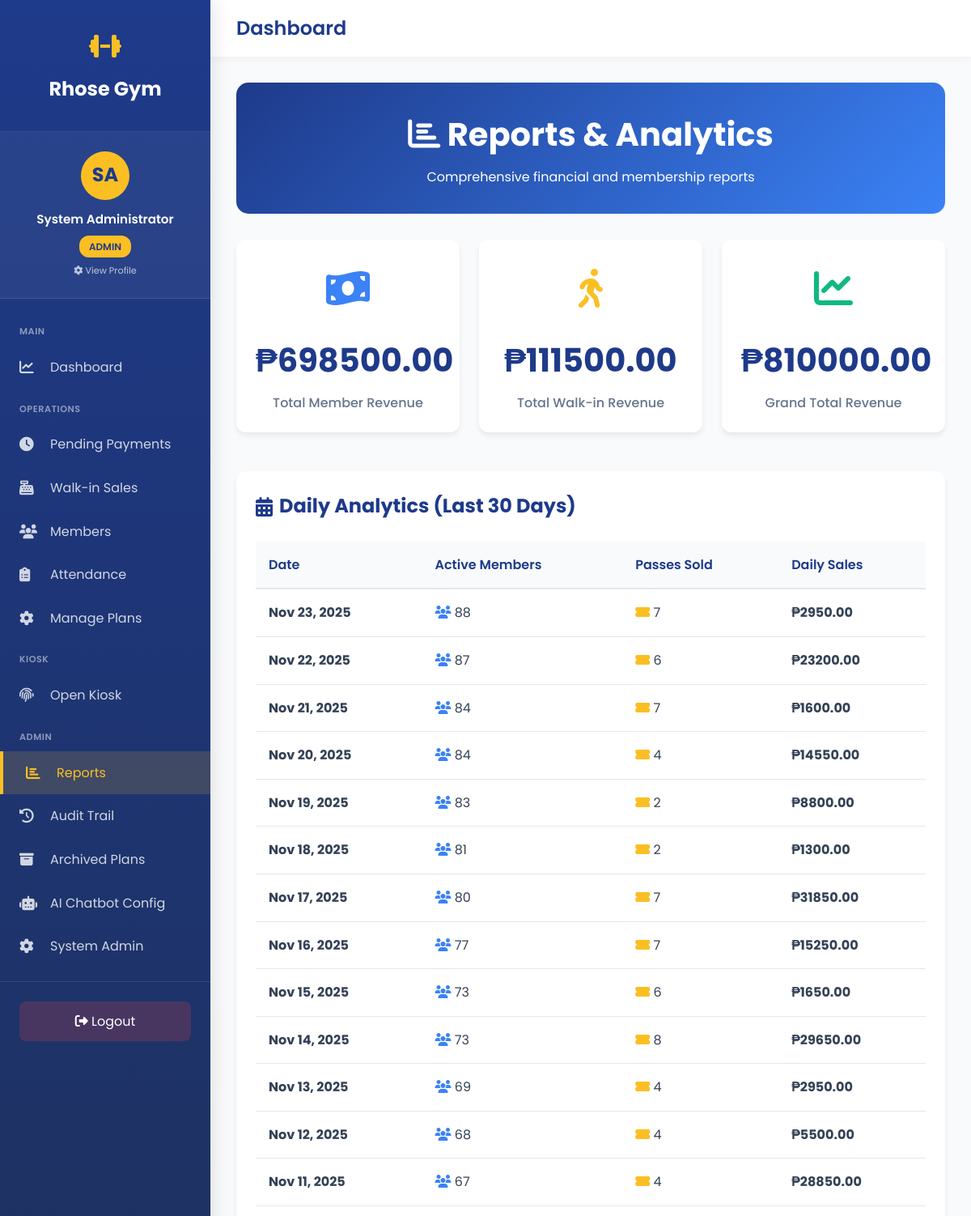
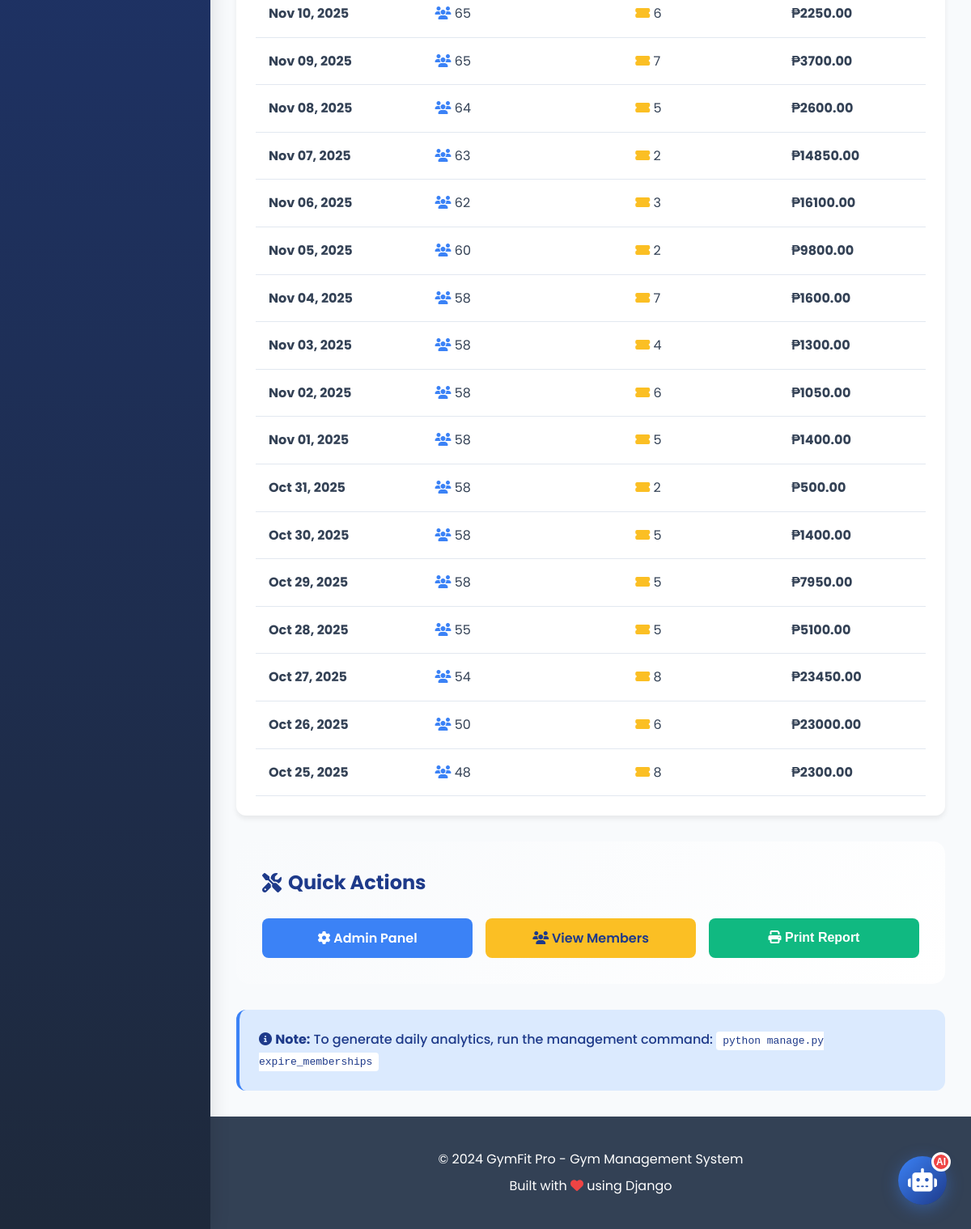
/reports/ (signed in), run on the app's committed database (2 pictures, top to bottom).
### gym_app/models.py (models this page shows, shortened)
class User(AbstractUser):
    ROLE_CHOICES = [
        ('admin', 'Admin'),
        ('staff', 'Staff'),
        ('member', 'Member'),
    ]
    role = models.CharField(max_length=10, choices=ROLE_CHOICES, default='member')
    mobile_no = models.CharField(max_length=20, blank=True, null=True)
    address = models.TextField(blank=True, null=True)
    birthdate = models.DateField(blank=True, null=True)
    age = models.IntegerField(blank=True, null=True)
    profile_image = models.ImageField(
        upload_to='profile_images/',
        blank=True,
        null=True,
        help_text="Profile picture"
    )
    kiosk_pin = models.CharField(
        max_length=6,
        blank=True,
        null=True,
        unique=True,
        help_text="6-digit PIN for kiosk check-in/out",
        verbose_name="Kiosk PIN"
    )
    created_at = models.DateTimeField(auto_now_add=True)
    updated_at = models.DateTimeField(auto_now=True)
    class Meta:
        db_table = 'users'
        verbose_name = 'User'
        verbose_name_plural = 'Users'
    def is_admin(self):
        return self.role == 'admin' or self.is_superuser

class Analytics(models.Model):
    date = models.DateField(unique=True)
    total_members = models.IntegerField(default=0)
    total_passes = models.IntegerField(default=0)
    total_sales = models.DecimalField(max_digits=10, decimal_places=2, default=Decimal('0.00'))
    age_group = models.CharField(max_length=20, blank=True, null=True)
    created_at = models.DateTimeField(auto_now_add=True)
    class Meta:
        db_table = 'analytics'
        verbose_name = 'Analytics'
        verbose_name_plural = 'Analytics'
        ordering = ['-date']
    @classmethod
    def generate_daily_report(cls, target_date=None):
        if target_date is None:
            target_date = date.today()
        active_members = UserMembership.objects.filter(
            status='active',
            start_date__lte=target_date,
            end_date__gte=target_date
        ).count()
        passes_sold = WalkInPayment.objects.filter(
            payment_date__date=target_date
        ).count()
        member_sales = Payment.objects.filter(
            payment_date__date=target_date
        ).aggregate(total=models.Sum('amount'))['total'] or Decimal('0.00')
        walkin_sales = WalkInPayment.objects.filter(
            payment_date__date=target_date
        ).aggregate(total=models.Sum('amount'))['total'] or Decimal('0.00')
        total_sales = member_sales + walkin_sales
        analytics, created = cls.objects.update_or_create(
            date=target_date,
            defaults={
                'total_members': active_members,
                'total_passes': passes_sold,
                'total_sales': total_sales,
            }
        )
        return analytics

### gym_app/views.py (the view)
# urls.py: path('reports/', views.reports_view, name='reports'),
@login_required
def reports_view(request):
    if not request.user.is_admin():
        messages.error(request, 'Access denied.')
        return redirect('dashboard')
    Analytics.generate_daily_report()
    recent_analytics = Analytics.objects.all()[:30]
    total_revenue = Payment.objects.aggregate(
        total=Sum('amount')
    )['total'] or Decimal('0.00')
    total_walkin_revenue = WalkInPayment.objects.aggregate(
        total=Sum('amount')
    )['total'] or Decimal('0.00')
    grand_total = total_revenue + total_walkin_revenue
    context = {
        'recent_analytics': recent_analytics,
        'total_revenue': total_revenue,
        'total_walkin_revenue': total_walkin_revenue,
        'grand_total': grand_total,
    }
    return render(request, 'gym_app/reports.html', context)

### gym_app/templates/gym_app/reports.html (shortened to what this page needs)
{% extends 'gym_app/base_sidebar.html' %}
{% block content %}
{% load static %}
<link rel="stylesheet" href="{% static 'gym_app/css/pages/reports.css' %}">
<div class="page-header">
    <h1><i class="fas fa-chart-bar"></i> Reports & Analytics</h1>
    <p>Comprehensive financial and membership reports</p>
</div>
<div class="stats-grid">
    <div class="stat-card">
        <div class="stat-icon blue">
            <i class="fas fa-money-bill-wave"></i>
        </div>
        <div class="stat-number">₱{{ total_revenue|floatformat:2 }}</div>
        <div class="stat-label">Total Member Revenue</div>
    </div>
    <div class="stat-card">
        <div class="stat-icon gold">
            <i class="fas fa-walking"></i>
        </div>
        <div class="stat-number">₱{{ total_walkin_revenue|floatformat:2 }}</div>
        <div class="stat-label">Total Walk-in Revenue</div>
    </div>
    <div class="stat-card">
        <div class="stat-icon green">
            <i class="fas fa-chart-line"></i>
        </div>
        <div class="stat-number">₱{{ grand_total|floatformat:2 }}</div>
        <div class="stat-label">Grand Total Revenue</div>
    </div>
</div>
<div class="table-container">
    <h2 class="section-title">
        <i class="fas fa-calendar-alt"></i>
        Daily Analytics (Last 30 Days)
    </h2>
    {% if recent_analytics %}
    <table>
        <thead>
            <tr>
                <th>Date</th>
                <th>Active Members</th>
                <th>Passes Sold</th>
                <th>Daily Sales</th>
            </tr>
        </thead>
        <tbody>
            {% for analytics in recent_analytics %}
            <tr>
                <td><strong>{{ analytics.date|date:"M d, Y" }}</strong></td>
                <td>
                    <i class="fas fa-users" style="color: var(--secondary-blue);"></i>
                    {{ analytics.total_members }}
                </td>
                <td>
                    <i class="fas fa-ticket-alt" style="color: var(--gold);"></i>
                    {{ analytics.total_passes }}
                </td>
                <td><strong>₱{{ analytics.total_sales|floatformat:2 }}</strong></td>
            </tr>
            {% endfor %}
        </tbody>
    </table>
    {% else %}
    <div class="empty-state">
        <i class="fas fa-chart-line"></i>
        <p>No analytics data available</p>
        <small>Run the management command to generate daily reports</small>
    </div>
    {% endif %}
</div>
<div style="background: linear-gradient(135deg, var(--light-bg) 0%, var(--white) 100%); padding: 2rem; border-radius: 15px;">
    <h2 class="section-title">
        <i class="fas fa-tools"></i>
        Quick Actions
    </h2>
    <div style="display: grid; grid-template-columns: repeat(auto-fit, minmax(200px, 1fr)); gap: 1rem;">
        <a href="/admin/" class="btn btn-primary" style="text-decoration: none; text-align: center;">
            <i class="fas fa-cog"></i> Admin Panel
        </a>
        <a href="{% url 'members_list' %}" class="btn btn-gold" style="text-decoration: none; text-align: center;">
            <i class="fas fa-users"></i> View Members
        </a>
        <button onclick="window.print()" class="btn btn-success" style="border: none;">
            <i class="fas fa-print"></i> Print Report
        </button>
    </div>
</div>
<div style="background: #dbeafe; padding: 1.5rem; border-radius: 12px; margin-top: 2rem; border-left: 4px solid var(--secondary-blue);">
    <p style="margin: 0; color: var(--primary-blue); font-weight: 500;">
        <i class="fas fa-info-circle"></i>
        <strong>Note:</strong> To generate daily analytics, run the management command:
        <code style="background: var(--white); padding: 0.25rem 0.5rem; border-radius: 4px;">python manage.py expire_memberships</code>
    </p>
</div>
{% endblock %}

### gym_app/templates/gym_app/base_sidebar.html (shortened to what this page needs)
<!DOCTYPE html>
<html lang="en">
<head>
    <link rel="stylesheet" href="https://cdnjs.cloudflare.com/ajax/libs/font-awesome/6.4.0/css/all.min.css">
</head>
<body class="has-sidebar">
    <aside class="sidebar" id="sidebar">
        <div class="sidebar-header">
            <div class="sidebar-logo">
                <i class="fas fa-dumbbell"></i>
            </div>
            <a href="{% url 'home' %}" class="sidebar-brand">Rhose Gym</a>
        </div>
        <a href="{% url 'profile_settings' %}" class="sidebar-user">
            <div class="sidebar-user-avatar">
                {% if user.profile_image %}
                    <img src="{{ user.profile_image.url }}" alt="{{ user.get_full_name }}" class="sidebar-user-avatar-img">
                {% else %}
                    {{ user.first_name|first|upper }}{{ user.last_name|first|upper }}
                {% endif %}
            </div>
            <div class="sidebar-user-name">{{ user.get_full_name|default:user.username }}</div>
            <div style="text-align: center; margin-top: 0.5rem;">
                <span class="sidebar-user-role">{{ user.role }}</span>
            </div>
            <div style="text-align: center; margin-top: 0.5rem; font-size: 0.7rem; opacity: 0.7;">
                <i class="fas fa-cog"></i> View Profile
            </div>
        </a>
            <nav class="sidebar-menu">
            <div class="sidebar-section">Main</div>
            <a href="{% url 'dashboard' %}" {% if request.path == '/dashboard/' %}class="active"{% endif %}>
                <i class="fas fa-chart-line"></i>
                <span>Dashboard</span>
            </a>
            <div class="sidebar-section">Operations</div>
            <a href="{% url 'pending_payments' %}" {% if 'pending-payments' in request.path %}class="active"{% endif %}>
                <i class="fas fa-clock"></i>
                <span>Pending Payments</span>
            </a>
            <a href="{% url 'walkin_purchase' %}" {% if 'walkin' in request.path %}class="active"{% endif %}>
                <i class="fas fa-cash-register"></i>
                <span>Walk-in Sales</span>
            </a>
            <a href="{% url 'members_list' %}" {% if 'members' in request.path %}class="active"{% endif %}>
                <i class="fas fa-users"></i>
                <span>Members</span>
            </a>
            <a href="{% url 'attendance_report' %}" {% if 'attendance' in request.path %}class="active"{% endif %}>
                <i class="fas fa-clipboard-list"></i>
                <span>Attendance</span>
            </a>
            <a href="{% url 'manage_plans' %}" {% if 'manage-plans' in request.path %}class="active"{% endif %}>
                <i class="fas fa-cog"></i>
                <span>Manage Plans</span>
            </a>
            <div class="sidebar-section">Kiosk</div>
            <a href="{% url 'kiosk_login' %}" target="_blank">
                <i class="fas fa-fingerprint"></i>
                <span>Open Kiosk</span>
            </a>
            {% if user.is_admin %}
            <div class="sidebar-section">Admin</div>
            <a href="{% url 'reports' %}" {% if 'reports' in request.path %}class="active"{% endif %}>
                <i class="fas fa-chart-bar"></i>
                <span>Reports</span>
            </a>
            <a href="{% url 'audit_trail' %}" {% if 'audit' in request.path %}class="active"{% endif %}>
                <i class="fas fa-history"></i>
                <span>Audit Trail</span>
            </a>
            <a href="{% url 'archived_plans' %}" {% if 'archived-plans' in request.path %}class="active"{% endif %}>
                <i class="fas fa-archive"></i>
                <span>Archived Plans</span>
            </a>
            <a href="{% url 'chatbot_config' %}" {% if 'chatbot-config' in request.path %}class="active"{% endif %}>
                <i class="fas fa-robot"></i>
                <span>AI Chatbot Config</span>
            </a>
            <a href="/admin/" target="_blank">
                <i class="fas fa-cog"></i>
                <span>System Admin</span>
            </a>
            {% endif %}
        </nav>
        <div class="sidebar-footer">
            <a href="{% url 'logout' %}">
                <i class="fas fa-sign-out-alt"></i> Logout
            </a>
        </div>
    </aside>
    <div class="main-wrapper">
        <div class="top-navbar">
            <div class="top-navbar-left">
                <h1>{% block page_title %}Dashboard{% endblock %}</h1>
            </div>
        </div>
        <main class="main-content">
            {% block content %}{% endblock %}
        </main>
        <footer class="footer">
            <div class="container">
                <p>&copy; 2024 GymFit Pro - Gym Management System</p>
                <p>Built with <i class="fas fa-heart" style="color: var(--danger);"></i> using Django</p>
            </div>
        </footer>
    </div>
<button class="chat-widget-button" id="chatWidgetToggle" title="Chat with FitBot">
    <i class="fas fa-robot"></i>
    <span class="chat-widget-badge">AI</span>
</button>
</body>
</html>

### gym_app/static/gym_app/css/pages/reports.css (style rules this page uses)
.page-header { background: linear-gradient(135deg, var(--primary-blue) 0%, var(--secondary-blue) 100%); color: var(--white); padding: 2rem; border-radius: 15px; margin-bottom: 2rem; text-align: center; }
.page-header h1 { font-size: 2.5rem; margin-bottom: 0.5rem; }
.stats-grid { display: grid; grid-template-columns: repeat(auto-fit, minmax(250px, 1fr)); gap: 1.5rem; margin-bottom: 3rem; }
.stat-card { background: var(--white); padding: 1.5rem; border-radius: 12px; box-shadow: 0 4px 6px rgba(0, 0, 0, 0.07); text-align: center; transition: transform 0.3s; }
.stat-icon { font-size: 3rem; margin-bottom: 1rem; }
.stat-icon.blue { color: var(--secondary-blue); }
.stat-icon.gold { color: var(--gold); }
.stat-icon.green { color: var(--success); }
.stat-number { font-size: 2.5rem; font-weight: 700; color: var(--primary-blue); margin-bottom: 0.5rem; }
.stat-label { color: var(--gray); font-weight: 500; }
.section-title { font-size: 1.5rem; font-weight: 700; color: var(--primary-blue); margin-bottom: 1.5rem; display: flex; align-items: center; gap: 0.5rem; }
.table-container { background: var(--white); border-radius: 12px; padding: 1.5rem; box-shadow: 0 4px 6px rgba(0, 0, 0, 0.07); margin-bottom: 2rem; overflow-x: auto; }
table { width: 100%; border-collapse: collapse; }
table thead { background-color: var(--light-bg); }
table th { padding: 1rem; text-align: left; font-weight: 600; color: var(--primary-blue); border-bottom: 2px solid #e2e8f0; }
table td { padding: 1rem; border-bottom: 1px solid #e2e8f0; color: var(--dark-gray); }

### gym_app/templates/gym_app/base_sidebar.html (style rules this page uses)
.chat-widget-button { position: fixed; bottom: 30px; right: 30px; width: 60px; height: 60px; border-radius: 50%; background: linear-gradient(135deg, var(--secondary-blue) 0%, var(--primary-blue) 100%); color: var(--white); border: none; box-shadow: 0 5px 20px rgba(59, 130, 246, 0.4); cursor: pointer; display: flex; align-items: center; justify-content: center; font-size: 1.8rem; z-index: 10000; transition: transform 0.2s, box-shadow 0.2s; }
.chat-widget-badge { position: absolute; top: -5px; right: -5px; background: var(--danger); color: var(--white); width: 24px; height: 24px; border-radius: 50%; display: flex; align-items: center; justify-content: center; font-size: 0.75rem; font-weight: 700; border: 3px solid var(--white); }

### data on the page
User: first_name|first "S", last_name|first "A", get_full_name "System Administrator", role "ADMIN"
Analytics: date "Nov 23, 2025", total_members "88", total_passes "7", total_sales "2950.00"
Analytics: date "Nov 22, 2025", total_members "87", total_passes "6", total_sales "23200.00"
Analytics: date "Nov 21, 2025", total_members "84", total_passes "7", total_sales "1600.00"
Analytics: date "Nov 20, 2025", total_members "84", total_passes "4", total_sales "14550.00"
Analytics: date "Nov 19, 2025", total_members "83", total_passes "2", total_sales "8800.00"
Analytics: date "Nov 18, 2025", total_members "81", total_passes "2", total_sales "1300.00"
Analytics: date "Nov 17, 2025", total_members "80", total_passes "7", total_sales "31850.00"
Analytics: date "Nov 16, 2025", total_members "77", total_passes "7", total_sales "15250.00"
Analytics: date "Nov 15, 2025", total_members "73", total_passes "6", total_sales "1650.00"
Analytics: date "Nov 14, 2025", total_members "73", total_passes "8", total_sales "29650.00"
Analytics: date "Nov 13, 2025", total_members "69", total_passes "4", total_sales "2950.00"
Analytics: date "Nov 12, 2025", total_members "68", total_passes "4", total_sales "5500.00"
Analytics: date "Nov 11, 2025", total_members "67", total_passes "4", total_sales "28850.00"
Analytics: date "Nov 10, 2025", total_members "65", total_passes "6", total_sales "2250.00"
Analytics: date "Nov 09, 2025", total_members "65", total_passes "7", total_sales "3700.00"
Analytics: date "Nov 08, 2025", total_members "64", total_passes "5", total_sales "2600.00"
Analytics: date "Nov 07, 2025", total_members "63", total_passes "2", total_sales "14850.00"
Analytics: date "Nov 06, 2025", total_members "62", total_passes "3", total_sales "16100.00"
Analytics: date "Nov 05, 2025", total_members "60", total_passes "2", total_sales "9800.00"
Analytics: date "Nov 04, 2025", total_members "58", total_passes "7", total_sales "1600.00"
Analytics: date "Nov 03, 2025", total_members "58", total_passes "4", total_sales "1300.00"
Analytics: date "Nov 02, 2025", total_members "58", total_passes "6", total_sales "1050.00"
Analytics: date "Nov 01, 2025", total_members "58", total_passes "5", total_sales "1400.00"
Analytics: date "Oct 31, 2025", total_members "58", total_passes "2", total_sales "500.00"
Analytics: date "Oct 30, 2025", total_members "58", total_passes "5", total_sales "1400.00"
Analytics: date "Oct 29, 2025", total_members "58", total_passes "5", total_sales "7950.00"
Analytics: date "Oct 28, 2025", total_members "55", total_passes "5", total_sales "5100.00"
Analytics: date "Oct 27, 2025", total_members "54", total_passes "8", total_sales "23450.00"
Analytics: date "Oct 26, 2025", total_members "50", total_passes "6", total_sales "23000.00"
Analytics: date "Oct 25, 2025", total_members "48", total_passes "8", total_sales "2300.00"

### other printed values
{{ total_revenue|floatformat:2 }} "698500.00"
{{ total_walkin_revenue|floatformat:2 }} "111500.00"
{{ grand_total|floatformat:2 }} "810000.00"
